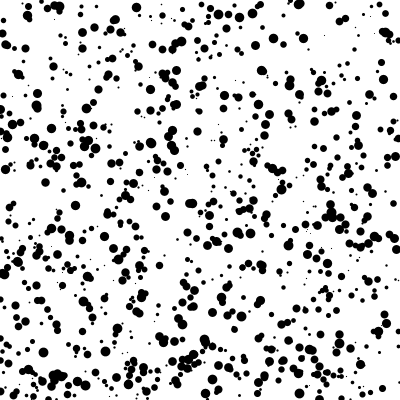
Frame 1 (no input)
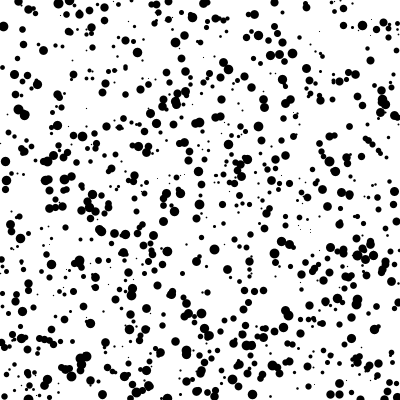
Frame 60 (the mouse pressed at the canvas centre just before this capture)
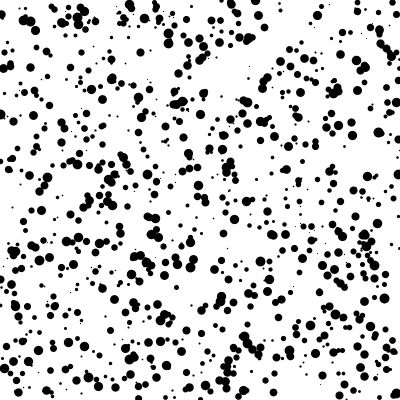
Frame 120 (the mouse held since frame 60 and released just before this capture)

The Processing sketch that drew these frames (run headless with seeded random() and noise(); from frame 60 on, the mouse is pressed at the canvas centre):

// Processing sketch: pointsandobjects
// ── pointsandobjects.pde
int total = 1000;
Particula[] p;

void setup(){
  size(400, 400);
  // Inicialización de arreglo de Particulas
  p = new Particula[total];
  // Asignación de valores (poblar el arreglo)
  Create();
}

void draw(){
  background(255);
  for(int i=0; i<total; i++){
    p[i].update();
    p[i].display();
  }
}

void Create(){
  for(int i=0; i<total; i++){
    p[i] = new Particula();
  }
}

void mouseClicked(){
  Create();
}
// ── Particula.pde
class Particula{
  float x, y, xspeed, yspeed, d;
  
  // Constructor de Partícula
  Particula(){
    x = random(width);
    y = random(height);
    d = random(1, 10);
    xspeed = random(-d, d)/10;
    yspeed = random(-d, d)/10;
  }
  
  // Actualiza la posición de la partícula
  void update(){
    x += xspeed;
    y += yspeed;
    if(x<0)      x+=width;
    if(x>width)  x-=width;
    if(y<0)      y+=height;
    if(y>height) y-=height;
  }
  
  // Dibuja la partícula
  void display(){
    strokeWeight(d);
    point(x,y);
  }
}
